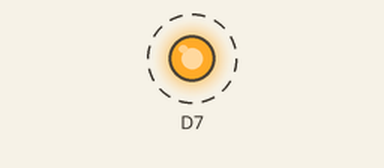
The sketch below on a simulated ESP8266 (NodeMCU). Parts: output pins drawn as LEDs (lit = HIGH). Dashed ring = blinking.

Above: at 0.5 s.
Timing chart, 0 to 4.6 s (numbered marks = the images above):
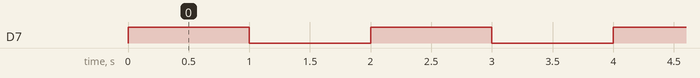

Measured:
- by itself, D7: alternates HIGH for 1.0 s and LOW for 1.0 s

The sketch:

blink.ino
```cpp
void setup(void) {
  //Configura o pino digital para saida/output
  pinMode(D7, OUTPUT);
  digitalWrite(D7, LOW);
}

void loop(void) {
  //envia o comando de escrita no pino digital
  digitalWrite(D7, HIGH);
  //funcao de pausa/delay em mili-segundos
  delay(1000);
  digitalWrite(D7, LOW);
  delay(1000);
}
```
